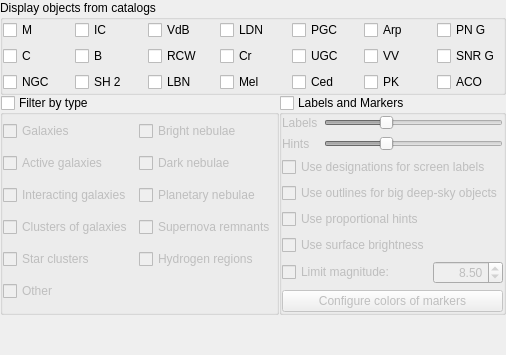
        <widget class="QWidget" name="page_DSO">
         <layout class="QGridLayout" name="gridLayout_11">
          <property name="leftMargin">
           <number>0</number>
          </property>
          <property name="topMargin">
           <number>0</number>
          </property>
          <property name="rightMargin">
           <number>0</number>
          </property>
          <property name="bottomMargin">
           <number>0</number>
          </property>
          <property name="spacing">
           <number>0</number>
          </property>
          <item row="0" column="0" colspan="2">
           <widget class="QGroupBox" name="groupDSOCatalogs">
            <property name="title">
             <string>Display objects from catalogs</string>
            </property>
            <layout class="QGridLayout" name="gridLayout_10">
             <property name="leftMargin">
              <number>0</number>
             </property>
             <property name="topMargin">
              <number>0</number>
             </property>
             <property name="rightMargin">
              <number>0</number>
             </property>
             <property name="bottomMargin">
              <number>0</number>
             </property>
             <property name="spacing">
              <number>6</number>
             </property>
             <item row="1" column="2">
              <widget class="QCheckBox" name="checkBoxRCW">
               <property name="toolTip">
                <string>A catalogue of Hα-emission regions in the southern Milky Way (Rodgers+, 1960)</string>
               </property>
               <property name="text">
                <string notr="true">RCW</string>
               </property>
               <attribute name="buttonGroup">
                <string notr="true">buttonGroupDisplayedDSOCatalogs</string>
               </attribute>
              </widget>
             </item>
             <item row="0" column="4">
              <widget class="QCheckBox" name="checkBoxPGC">
               <property name="toolTip">
                <string>Principal Galaxy Catalog</string>
               </property>
               <property name="text">
                <string notr="true">PGC</string>
               </property>
               <attribute name="buttonGroup">
                <string notr="true">buttonGroupDisplayedDSOCatalogs</string>
               </attribute>
              </widget>
             </item>
             <item row="2" column="0">
              <widget class="QCheckBox" name="checkBoxNGC">
               <property name="toolTip">
                <string>New General Catalogue of Nebulae and Clusters of Stars</string>
               </property>
               <property name="text">
                <string notr="true">NGC</string>
               </property>
               <attribute name="buttonGroup">
                <string notr="true">buttonGroupDisplayedDSOCatalogs</string>
               </attribute>
              </widget>
             </item>
             <item row="2" column="3">
              <widget class="QCheckBox" name="checkBoxMel">
               <property name="toolTip">
                <string>A Catalogue of Star Clusters shown on Franklin-Adams Chart Plates (Melotte, 1915)</string>
               </property>
               <property name="text">
                <string notr="true">Mel</string>
               </property>
               <attribute name="buttonGroup">
                <string notr="true">buttonGroupDisplayedDSOCatalogs</string>
               </attribute>
              </widget>
             </item>
             <item row="0" column="2">
              <widget class="QCheckBox" name="checkBoxVdB">
               <property name="toolTip">
                <string>Catalogue of Reflection Nebulae (Van den Bergh, 1966)</string>
               </property>
               <property name="text">
                <string notr="true">VdB</string>
               </property>
               <attribute name="buttonGroup">
                <string notr="true">buttonGroupDisplayedDSOCatalogs</string>
               </attribute>
              </widget>
             </item>
             <item row="2" column="2">
              <widget class="QCheckBox" name="checkBoxLBN">
               <property name="toolTip">
                <string>Lynds' Catalogue of Bright Nebulae (Lynds, 1965)</string>
               </property>
               <property name="text">
                <string notr="true">LBN</string>
               </property>
               <attribute name="buttonGroup">
                <string notr="true">buttonGroupDisplayedDSOCatalogs</string>
               </attribute>
              </widget>
             </item>
             <item row="1" column="3">
              <widget class="QCheckBox" name="checkBoxCr">
               <property name="toolTip">
                <string>Catalog of Open Galactic Clusters (Collinder, 1931)</string>
               </property>
               <property name="text">
                <string notr="true">Cr</string>
               </property>
               <attribute name="buttonGroup">
                <string notr="true">buttonGroupDisplayedDSOCatalogs</string>
               </attribute>
              </widget>
             </item>
             <item row="0" column="3">
              <widget class="QCheckBox" name="checkBoxLDN">
               <property name="toolTip">
                <string>Lynds' Catalogue of Dark Nebulae (Lynds, 1962)</string>
               </property>
               <property name="text">
                <string notr="true">LDN</string>
               </property>
               <attribute name="buttonGroup">
                <string notr="true">buttonGroupDisplayedDSOCatalogs</string>
               </attribute>
              </widget>
             </item>
             <item row="1" column="5">
              <widget class="QCheckBox" name="checkBoxVV">
               <property name="toolTip">
                <string>The Catalogue of Interacting Galaxies (Vorontsov-Velyaminov+, 2001)</string>
               </property>
               <property name="text">
                <string notr="true">VV</string>
               </property>
               <attribute name="buttonGroup">
                <string notr="true">buttonGroupDisplayedDSOCatalogs</string>
               </attribute>
              </widget>
             </item>
             <item row="2" column="4">
              <widget class="QCheckBox" name="checkBoxCed">
               <property name="toolTip">
                <string>Catalog of bright diffuse Galactic nebulae (Cederblad, 1946)</string>
               </property>
               <property name="text">
                <string notr="true">Ced</string>
               </property>
               <attribute name="buttonGroup">
                <string notr="true">buttonGroupDisplayedDSOCatalogs</string>
               </attribute>
              </widget>
             </item>
             <item row="2" column="1">
              <widget class="QCheckBox" name="checkBoxSh2">
               <property name="toolTip">
                <string>Catalogue of HII Regions (Sharpless, 1959)</string>
               </property>
               <property name="text">
                <string notr="true">SH 2</string>
               </property>
               <attribute name="buttonGroup">
                <string notr="true">buttonGroupDisplayedDSOCatalogs</string>
               </attribute>
              </widget>
             </item>
             <item row="1" column="0">
              <widget class="QCheckBox" name="checkBoxC">
               <property name="toolTip">
                <string>Caldwell Catalogue</string>
               </property>
               <property name="text">
                <string notr="true">C</string>
               </property>
               <attribute name="buttonGroup">
                <string notr="true">buttonGroupDisplayedDSOCatalogs</string>
               </attribute>
              </widget>
             </item>
             <item row="2" column="5">
              <widget class="QCheckBox" name="checkBoxPK">
               <property name="toolTip">
                <string>The Catalogue of Galactic Planetary Nebulae (Kohoutek, 2001)</string>
               </property>
               <property name="text">
                <string notr="true">PK</string>
               </property>
               <attribute name="buttonGroup">
                <string notr="true">buttonGroupDisplayedDSOCatalogs</string>
               </attribute>
              </widget>
             </item>
             <item row="0" column="1">
              <widget class="QCheckBox" name="checkBoxIC">
               <property name="toolTip">
                <string>Index Catalogue of Nebulae and Clusters of Stars</string>
               </property>
               <property name="text">
                <string notr="true">IC</string>
               </property>
               <attribute name="buttonGroup">
                <string notr="true">buttonGroupDisplayedDSOCatalogs</string>
               </attribute>
              </widget>
             </item>
             <item row="0" column="0">
              <widget class="QCheckBox" name="checkBoxM">
               <property name="toolTip">
                <string>Messier Catalogue</string>
               </property>
               <property name="text">
                <string notr="true">M</string>
               </property>
               <attribute name="buttonGroup">
                <string notr="true">buttonGroupDisplayedDSOCatalogs</string>
               </attribute>
              </widget>
             </item>
             <item row="1" column="4">
              <widget class="QCheckBox" name="checkBoxUGC">
               <property name="toolTip">
                <string>The Uppsala General Catalogue of Galaxies</string>
               </property>
               <property name="text">
                <string notr="true">UGC</string>
               </property>
               <attribute name="buttonGroup">
                <string notr="true">buttonGroupDisplayedDSOCatalogs</string>
               </attribute>
              </widget>
             </item>
             <item row="1" column="1">
              <widget class="QCheckBox" name="checkBoxB">
               <property name="toolTip">
                <string>Barnard's Catalogue of 349 Dark Objects in the Sky (Barnard, 1927)</string>
               </property>
               <property name="text">
                <string notr="true">B</string>
               </property>
               <attribute name="buttonGroup">
                <string notr="true">buttonGroupDisplayedDSOCatalogs</string>
               </attribute>
              </widget>
             </item>
             <item row="0" column="5">
              <widget class="QCheckBox" name="checkBoxArp">
               <property name="toolTip">
                <string>Atlas of Peculiar Galaxies (Arp, 1966)</string>
               </property>
               <property name="text">
                <string notr="true">Arp</string>
               </property>
               <attribute name="buttonGroup">
                <string notr="true">buttonGroupDisplayedDSOCatalogs</string>
               </attribute>
              </widget>
             </item>
             <item row="0" column="6">
              <widget class="QCheckBox" name="checkBoxPNG">
               <property name="toolTip">
                <string>The Strasbourg-ESO Catalogue of Galactic Planetary Nebulae (Acker+, 1992)</string>
               </property>
               <property name="text">
                <string notr="true">PN G</string>
               </property>
               <attribute name="buttonGroup">
                <string notr="true">buttonGroupDisplayedDSOCatalogs</string>
               </attribute>
              </widget>
             </item>
             <item row="1" column="6">
              <widget class="QCheckBox" name="checkBoxSNRG">
               <property name="toolTip">
                <string>A catalogue of Galactic supernova remnants (Green, 2014)</string>
               </property>
               <property name="text">
                <string notr="true">SNR G</string>
               </property>
               <attribute name="buttonGroup">
                <string notr="true">buttonGroupDisplayedDSOCatalogs</string>
               </attribute>
              </widget>
             </item>
             <item row="2" column="6">
              <widget class="QCheckBox" name="checkBoxACO">
               <property name="toolTip">
                <string>A Catalog of Rich Clusters of Galaxies (Abell+, 1989)</string>
               </property>
               <property name="text">
                <string notr="true">ACO</string>
               </property>
               <attribute name="buttonGroup">
                <string notr="true">buttonGroupDisplayedDSOCatalogs</string>
               </attribute>
              </widget>
             </item>
            </layout>
           </widget>
          </item>
          <item row="3" column="0">
           <spacer name="verticalSpacer_3">
            <property name="orientation">
             <enum>Qt::Vertical</enum>
            </property>
            <property name="sizeHint" stdset="0">
             <size>
              <width>20</width>
              <height>40</height>
             </size>
            </property>
           </spacer>
          </item>
          <item row="1" column="0">
           <widget class="QGroupBox" name="groupBoxDSOTypeFilters">
            <property name="title">
             <string>Filter by type</string>
            </property>
            <property name="flat">
             <bool>true</bool>
            </property>
            <property name="checkable">
             <bool>true</bool>
            </property>
            <property name="checked">
             <bool>false</bool>
            </property>
            <layout class="QGridLayout" name="gridLayout_13">
             <property name="leftMargin">
              <number>0</number>
             </property>
             <property name="topMargin">
              <number>0</number>
             </property>
             <property name="rightMargin">
              <number>0</number>
             </property>
             <property name="bottomMargin">
              <number>0</number>
             </property>
             <property name="spacing">
              <number>6</number>
             </property>
             <item row="5" column="1">
              <widget class="QCheckBox" name="checkBoxSupernovaRemnantsType">
               <property name="text">
                <string>Supernova remnants</string>
               </property>
               <attribute name="buttonGroup">
                <string notr="true">buttonGroupDisplayedDSOTypes</string>
               </attribute>
              </widget>
             </item>
             <item row="4" column="0">
              <widget class="QCheckBox" name="checkBoxInteractingGalaxiesType">
               <property name="text">
                <string>Interacting galaxies</string>
               </property>
               <attribute name="buttonGroup">
                <string notr="true">buttonGroupDisplayedDSOTypes</string>
               </attribute>
              </widget>
             </item>
             <item row="4" column="1">
              <widget class="QCheckBox" name="checkBoxPlanetaryNebulaeType">
               <property name="text">
                <string>Planetary nebulae</string>
               </property>
               <attribute name="buttonGroup">
                <string notr="true">buttonGroupDisplayedDSOTypes</string>
               </attribute>
              </widget>
             </item>
             <item row="1" column="0">
              <widget class="QCheckBox" name="checkBoxGalaxiesType">
               <property name="text">
                <string>Galaxies</string>
               </property>
               <attribute name="buttonGroup">
                <string notr="true">buttonGroupDisplayedDSOTypes</string>
               </attribute>
              </widget>
             </item>
             <item row="3" column="0">
              <widget class="QCheckBox" name="checkBoxActiveGalaxiesType">
               <property name="text">
                <string>Active galaxies</string>
               </property>
               <attribute name="buttonGroup">
                <string notr="true">buttonGroupDisplayedDSOTypes</string>
               </attribute>
              </widget>
             </item>
             <item row="3" column="1">
              <widget class="QCheckBox" name="checkBoxDarkNebulaeType">
               <property name="text">
                <string>Dark nebulae</string>
               </property>
               <attribute name="buttonGroup">
                <string notr="true">buttonGroupDisplayedDSOTypes</string>
               </attribute>
              </widget>
             </item>
             <item row="1" column="1">
              <widget class="QCheckBox" name="checkBoxBrightNebulaeType">
               <property name="text">
                <string>Bright nebulae</string>
               </property>
               <attribute name="buttonGroup">
                <string notr="true">buttonGroupDisplayedDSOTypes</string>
               </attribute>
              </widget>
             </item>
             <item row="6" column="1">
              <widget class="QCheckBox" name="checkBoxHydrogenRegionsType">
               <property name="text">
                <string>Hydrogen regions</string>
               </property>
               <attribute name="buttonGroup">
                <string notr="true">buttonGroupDisplayedDSOTypes</string>
               </attribute>
              </widget>
             </item>
             <item row="6" column="0">
              <widget class="QCheckBox" name="checkBoxStarClustersType">
               <property name="text">
                <string>Star clusters</string>
               </property>
               <attribute name="buttonGroup">
                <string notr="true">buttonGroupDisplayedDSOTypes</string>
               </attribute>
              </widget>
             </item>
             <item row="5" column="0">
              <widget class="QCheckBox" name="checkBoxGalaxyClustersType">
               <property name="text">
                <string>Clusters of galaxies</string>
               </property>
               <attribute name="buttonGroup">
                <string notr="true">buttonGroupDisplayedDSOTypes</string>
               </attribute>
              </widget>
             </item>
             <item row="7" column="0">
              <widget class="QCheckBox" name="checkBoxOtherType">
               <property name="text">
                <string>Other</string>
               </property>
               <attribute name="buttonGroup">
                <string notr="true">buttonGroupDisplayedDSOTypes</string>
               </attribute>
              </widget>
             </item>
            </layout>
           </widget>
          </item>
          <item row="1" column="1">
           <layout class="QVBoxLayout" name="verticalLayout_4">
            <item>
             <widget class="QGroupBox" name="groupBoxDSOLabelsAndMarkers">
              <property name="title">
               <string>Labels and Markers</string>
              </property>
              <property name="flat">
               <bool>true</bool>
              </property>
              <property name="checkable">
               <bool>true</bool>
              </property>
              <property name="checked">
               <bool>false</bool>
              </property>
              <layout class="QGridLayout" name="gridLayout_12">
               <property name="leftMargin">
                <number>0</number>
               </property>
               <property name="topMargin">
                <number>0</number>
               </property>
               <property name="rightMargin">
                <number>0</number>
               </property>
               <property name="bottomMargin">
                <number>0</number>
               </property>
               <property name="spacing">
                <number>6</number>
               </property>
               <item row="5" column="0">
                <widget class="QCheckBox" name="checkBoxProportionalHints">
                 <property name="toolTip">
                  <string>Use hints proportional to angular size of deep-sky objects</string>
                 </property>
                 <property name="text">
                  <string>Use proportional hints</string>
                 </property>
                </widget>
               </item>
               <item row="6" column="0">
                <widget class="QCheckBox" name="checkBoxSurfaceBrightnessUsage">
                 <property name="toolTip">
                  <string>Use surface brightness of deep-sky objects for scale of the visibility of their markers and labels.</string>
                 </property>
                 <property name="text">
                  <string>Use surface brightness</string>
                 </property>
                </widget>
               </item>
               <item row="7" column="0">
                <layout class="QHBoxLayout" name="horizontalLayout_7">
                 <item>
                  <widget class="QCheckBox" name="nebulaLimitMagnitudeCheckBox">
                   <property name="toolTip">
                    <string>Limit magnitude (for unaided/binocular observers) of deep-sky objects.</string>
                   </property>
                   <property name="text">
                    <string>Limit magnitude:</string>
                   </property>
                  </widget>
                 </item>
                 <item>
                  <widget class="QDoubleSpinBox" name="nebulaLimitMagnitudeDoubleSpinBox">
                   <property name="maximumSize">
                    <size>
                     <width>70</width>
                     <height>16777215</height>
                    </size>
                   </property>
                   <property name="alignment">
                    <set>Qt::AlignRight|Qt::AlignTrailing|Qt::AlignVCenter</set>
                   </property>
                   <property name="minimum">
                    <double>3.000000000000000</double>
                   </property>
                   <property name="maximum">
                    <double>21.000000000000000</double>
                   </property>
                   <property name="singleStep">
                    <double>0.250000000000000</double>
                   </property>
                   <property name="value">
                    <double>8.500000000000000</double>
                   </property>
                  </widget>
                 </item>
                </layout>
               </item>
               <item row="3" column="0">
                <widget class="QCheckBox" name="checkBoxDesignationsOnlyUsage">
                 <property name="toolTip">
                  <string>Use designations of deep-sky objects instead of their common names for screen labels</string>
                 </property>
                 <property name="text">
                  <string>Use designations for screen labels</string>
                 </property>
                </widget>
               </item>
               <item row="2" column="0">
                <layout class="QGridLayout" name="gridLayout_15">
                 <item row="0" column="1">
                  <widget class="QSlider" name="nebulasLabelsHorizontalSlider">
                   <property name="value">
                    <number>33</number>
                   </property>
                   <property name="orientation">
                    <enum>Qt::Horizontal</enum>
                   </property>
                  </widget>
                 </item>
                 <item row="0" column="0">
                  <widget class="QLabel" name="labelLabels">
                   <property name="text">
                    <string>Labels</string>
                   </property>
                  </widget>
                 </item>
                 <item row="1" column="0">
                  <widget class="QLabel" name="labelHints">
                   <property name="text">
                    <string>Hints</string>
                   </property>
                  </widget>
                 </item>
                 <item row="1" column="1">
                  <widget class="QSlider" name="nebulasHintsHorizontalSlider">
                   <property name="value">
                    <number>33</number>
                   </property>
                   <property name="orientation">
                    <enum>Qt::Horizontal</enum>
                   </property>
                  </widget>
                 </item>
                </layout>
               </item>
               <item row="8" column="0">
                <widget class="QPushButton" name="pushButtonConfigureDSOColors">
                 <property name="text">
                  <string>Configure colors of markers</string>
                 </property>
                </widget>
               </item>
               <item row="4" column="0">
                <widget class="QCheckBox" name="checkBoxOutlines">
                 <property name="text">
                  <string>Use outlines for big deep-sky objects</string>
                 </property>
                </widget>
               </item>
              </layout>
             </widget>
            </item>
           </layout>
          </item>
         </layout>
        </widget>
